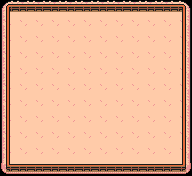

A 2D game scene composited from a Tiled map and its tileset images. What follows is a short description and the map's XML, with every tile layer's data as written:
An orthogonal 12x11 tile map with 16x16 px tiles, 2 tile layers (dasar, pagar), 9 tilesets and 5 objects.

<map version="1.10" tiledversion="1.10.2" orientation="orthogonal" renderorder="right-down" width="12" height="11" tilewidth="16" tileheight="16" infinite="0" nextlayerid="5" nextobjectid="7">
 <tileset firstgid="1" name="TilesetReliefDetail" tilewidth="16" tileheight="16" tilecount="144" columns="12">
  <image source="images/TilesetReliefDetail.png" width="192" height="192" />
 </tileset>
 <tileset firstgid="145" name="TilesetVillageAbandoned" tilewidth="16" tileheight="16" tilecount="240" columns="20">
  <image source="images/TilesetVillageAbandoned.png" width="320" height="192" />
 </tileset>
 <tileset firstgid="385" name="TilesetDesert" tilewidth="16" tileheight="16" tilecount="240" columns="20">
  <image source="images/TilesetDesert.png" width="320" height="192" />
 </tileset>
 <tileset firstgid="625" name="TilesetElement" tilewidth="16" tileheight="16" tilecount="240" columns="16">
  <image source="images/TilesetElement.png" width="256" height="240" />
 </tileset>
 <tileset firstgid="865" name="TilesetField" tilewidth="16" tileheight="16" tilecount="75" columns="5">
  <image source="images/TilesetField.png" width="80" height="240" />
 </tileset>
 <tileset firstgid="940" name="TilesetFloor" tilewidth="16" tileheight="16" tilecount="572" columns="22">
  <image source="images/TilesetFloor.png" width="352" height="417" />
 </tileset>
 <tileset firstgid="1512" name="TilesetFloorB" tilewidth="16" tileheight="16" tilecount="77" columns="11">
  <image source="images/TilesetFloorB.png" width="176" height="112" />
 </tileset>
 <tileset firstgid="1589" name="TilesetHouse" tilewidth="16" tileheight="16" tilecount="759" columns="33">
  <image source="images/TilesetHouse.png" width="528" height="368" />
 </tileset>
 <tileset firstgid="2348" name="TilesetNature" tilewidth="16" tileheight="16" tilecount="504" columns="24">
  <image source="images/TilesetNature.png" width="384" height="336" />
 </tileset>
 <layer id="1" name="dasar" width="12" height="11">
  <data encoding="csv">
910,911,911,911,911,911,911,911,911,911,911,912,
915,916,916,916,916,916,916,916,916,916,916,917,
915,916,916,916,916,916,916,916,916,916,916,917,
915,916,916,916,916,916,916,916,916,916,916,917,
915,916,916,916,916,916,916,916,916,916,916,917,
915,916,916,916,916,916,916,916,916,916,916,917,
915,916,916,916,916,916,916,916,916,916,916,917,
915,916,916,916,916,916,916,916,916,916,916,917,
915,916,916,916,916,916,916,916,916,916,916,917,
915,916,916,916,916,916,916,916,916,916,916,917,
920,921,921,921,921,921,921,921,921,921,921,922
</data>
 </layer>
 <layer id="2" name="pagar" width="12" height="11">
  <data encoding="csv">
1795,1831,1831,1831,1831,1831,1831,1831,1831,1831,1831,1796,
1798,0,0,0,0,0,0,0,0,0,916,1798,
1798,0,0,0,0,0,0,0,0,0,916,1798,
1798,0,0,0,0,0,0,0,0,0,916,1798,
1798,0,0,0,0,0,0,0,0,0,916,1798,
1798,0,0,0,0,0,0,0,0,0,916,1798,
1798,0,0,0,0,0,0,0,0,0,916,1798,
1798,0,0,0,0,0,0,0,0,0,916,1798,
1798,0,0,0,0,0,0,0,0,0,916,1798,
1798,0,0,0,0,0,0,0,0,0,916,1798,
1828,1831,1831,1831,1831,1831,1831,1831,1831,1831,1831,1829
</data>
 </layer>
 <objectgroup id="3" name="batas">
  <object id="1" x="0" y="0" width="16" height="176" />
  <object id="2" x="16" y="0" width="170" height="16" />
  <object id="3" x="176" y="16" width="16" height="160" />
  <object id="4" x="16" y="160" width="165" height="16" />
 </objectgroup>
 <objectgroup id="4" name="spawn">
  <object id="6" x="32" y="32" width="16" height="16" />
 </objectgroup>
</map>
